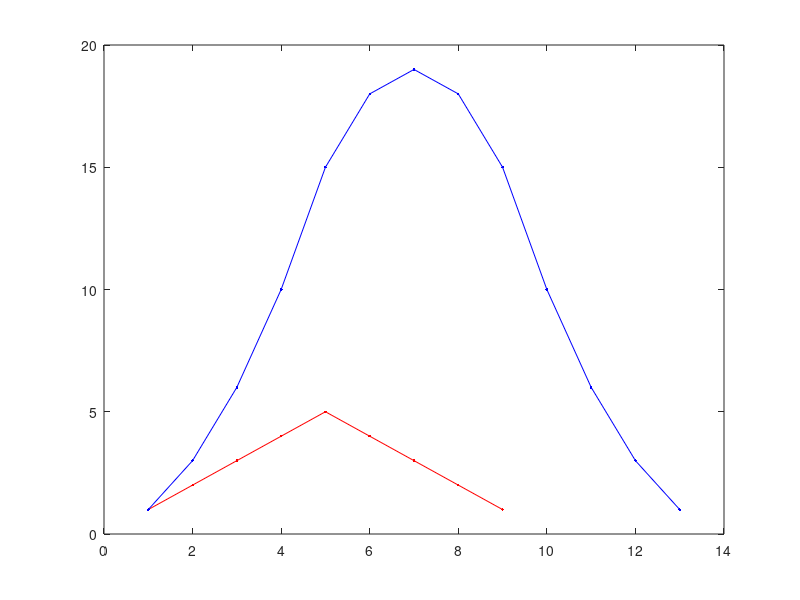
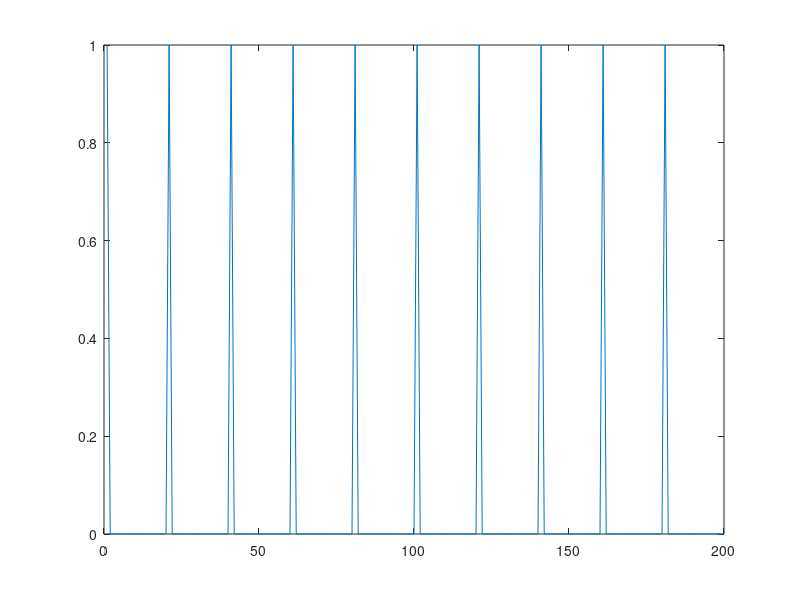
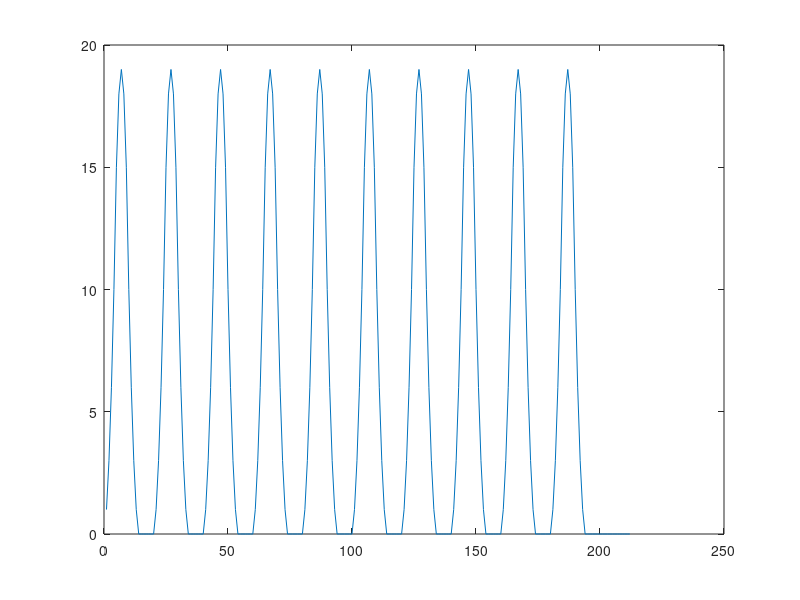

Recreate these plots in MATLAB, in order.
% 주기 함수 -> 한 패턴이 반복되는 함수를 convolution 을 사용해 구현
% 주기 갯수를 선정하여 sin, cos 등등을 정의  ex) k개 // but unit function 의 경우 일정 패턴을
% 만들어야함 k개를 copy하면 되는데 이는 convolution이라고 정의  어떤 데이터를 가져와서 copy한다 
% convoltion으로 정의 
% 1주기를 만드는 법 -> 
% 삼각파 -> 수식 (1-|x|)
% 모든 signal 핵심 -> delta function
% 2개의 구형파를 convolution 하면 삼각파가 나옴
% -> 기초가 되는 삼각파를 반복해서 주기적으로 나오게 (convolution) -> 기초파와 delta function을
% convolution -> 주기를 가짐
% fundamental period function을 convolution 하면 주기함수가 생성됨

recsig = ones(1,5);        %(rectangular signal)  // 1 5개인 함수
trisig = conv(recsig,recsig); % 1이 5개인 함수 convolution - > 5+5-1=9개   => (k*n)-1개 (만들 수 있는 파의 갯수)
plot(trisig,'r.-');

qudsig = conv(trisig,recsig); % rectangular function의 convolution을 무한히 하면 gaussian function이 된다. 차수 = k // convol 1 -> 2차식 2-> 3차식
hold on;
plot(qudsig,'b.-');
hold off;

% delta train
delsig = zeros(1, 200); % fp가 10개 들어간다고 설정.
delsig(1:20:end) = 1; % fundamental period -> 20 

figure;
plot(delsig)

%periodical function
perisig = conv(qudsig,delsig);

figure;
plot(perisig) % 주기 함수를 convolution으로 얘기할 수 있다. 
% 역으로 추정해도 됨 -> convolution



